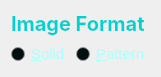
    <widget class="QWidget" name="layoutWidget_2">
     <property name="geometry">
      <rect>
       <x>350</x>
       <y>230</y>
       <width>145</width>
       <height>58</height>
      </rect>
     </property>
     <layout class="QGridLayout" name="formatLayout">
      <item row="0" column="0" colspan="2">
       <widget class="QLabel" name="formatLabel">
        <property name="palette">
         <palette>
          <active>
           <colorrole role="WindowText">
            <brush brushstyle="SolidPattern">
             <color alpha="255">
              <red>0</red>
              <green>209</green>
              <blue>209</blue>
             </color>
            </brush>
           </colorrole>
           <colorrole role="Text">
            <brush brushstyle="SolidPattern">
             <color alpha="255">
              <red>0</red>
              <green>225</green>
              <blue>225</blue>
             </color>
            </brush>
           </colorrole>
           <colorrole role="PlaceholderText">
            <brush brushstyle="SolidPattern">
             <color alpha="128">
              <red>0</red>
              <green>225</green>
              <blue>225</blue>
             </color>
            </brush>
           </colorrole>
          </active>
          <inactive>
           <colorrole role="WindowText">
            <brush brushstyle="SolidPattern">
             <color alpha="255">
              <red>0</red>
              <green>209</green>
              <blue>209</blue>
             </color>
            </brush>
           </colorrole>
           <colorrole role="Text">
            <brush brushstyle="SolidPattern">
             <color alpha="255">
              <red>0</red>
              <green>225</green>
              <blue>225</blue>
             </color>
            </brush>
           </colorrole>
           <colorrole role="PlaceholderText">
            <brush brushstyle="SolidPattern">
             <color alpha="128">
              <red>0</red>
              <green>225</green>
              <blue>225</blue>
             </color>
            </brush>
           </colorrole>
          </inactive>
          <disabled>
           <colorrole role="WindowText">
            <brush brushstyle="SolidPattern">
             <color alpha="255">
              <red>60</red>
              <green>68</green>
              <blue>102</blue>
             </color>
            </brush>
           </colorrole>
           <colorrole role="Text">
            <brush brushstyle="SolidPattern">
             <color alpha="255">
              <red>60</red>
              <green>68</green>
              <blue>102</blue>
             </color>
            </brush>
           </colorrole>
           <colorrole role="PlaceholderText">
            <brush brushstyle="SolidPattern">
             <color alpha="128">
              <red>211</red>
              <green>218</green>
              <blue>227</blue>
             </color>
            </brush>
           </colorrole>
          </disabled>
         </palette>
        </property>
        <property name="font">
         <font>
          <family>Inter</family>
          <pointsize>15</pointsize>
          <weight>75</weight>
          <bold>true</bold>
         </font>
        </property>
        <property name="text">
         <string>Image Format</string>
        </property>
       </widget>
      </item>
      <item row="1" column="1">
       <widget class="QRadioButton" name="patternButton">
        <property name="palette">
         <palette>
          <active>
           <colorrole role="WindowText">
            <brush brushstyle="SolidPattern">
             <color alpha="255">
              <red>170</red>
              <green>255</green>
              <blue>255</blue>
             </color>
            </brush>
           </colorrole>
           <colorrole role="Text">
            <brush brushstyle="SolidPattern">
             <color alpha="255">
              <red>170</red>
              <green>255</green>
              <blue>255</blue>
             </color>
            </brush>
           </colorrole>
           <colorrole role="Base">
            <brush brushstyle="SolidPattern">
             <color alpha="255">
              <red>0</red>
              <green>16</green>
              <blue>16</blue>
             </color>
            </brush>
           </colorrole>
           <colorrole role="PlaceholderText">
            <brush brushstyle="SolidPattern">
             <color alpha="128">
              <red>170</red>
              <green>255</green>
              <blue>255</blue>
             </color>
            </brush>
           </colorrole>
          </active>
          <inactive>
           <colorrole role="WindowText">
            <brush brushstyle="SolidPattern">
             <color alpha="255">
              <red>170</red>
              <green>255</green>
              <blue>255</blue>
             </color>
            </brush>
           </colorrole>
           <colorrole role="Text">
            <brush brushstyle="SolidPattern">
             <color alpha="255">
              <red>170</red>
              <green>255</green>
              <blue>255</blue>
             </color>
            </brush>
           </colorrole>
           <colorrole role="Base">
            <brush brushstyle="SolidPattern">
             <color alpha="255">
              <red>0</red>
              <green>16</green>
              <blue>16</blue>
             </color>
            </brush>
           </colorrole>
           <colorrole role="PlaceholderText">
            <brush brushstyle="SolidPattern">
             <color alpha="128">
              <red>170</red>
              <green>255</green>
              <blue>255</blue>
             </color>
            </brush>
           </colorrole>
          </inactive>
          <disabled>
           <colorrole role="WindowText">
            <brush brushstyle="SolidPattern">
             <color alpha="255">
              <red>60</red>
              <green>68</green>
              <blue>102</blue>
             </color>
            </brush>
           </colorrole>
           <colorrole role="Text">
            <brush brushstyle="SolidPattern">
             <color alpha="255">
              <red>60</red>
              <green>68</green>
              <blue>102</blue>
             </color>
            </brush>
           </colorrole>
           <colorrole role="Base">
            <brush brushstyle="SolidPattern">
             <color alpha="255">
              <red>30</red>
              <green>34</green>
              <blue>51</blue>
             </color>
            </brush>
           </colorrole>
           <colorrole role="PlaceholderText">
            <brush brushstyle="SolidPattern">
             <color alpha="128">
              <red>211</red>
              <green>218</green>
              <blue>227</blue>
             </color>
            </brush>
           </colorrole>
          </disabled>
         </palette>
        </property>
        <property name="font">
         <font>
          <pointsize>11</pointsize>
         </font>
        </property>
        <property name="text">
         <string>&amp;Pattern</string>
        </property>
       </widget>
      </item>
      <item row="1" column="0">
       <widget class="QRadioButton" name="solidButton">
        <property name="palette">
         <palette>
          <active>
           <colorrole role="WindowText">
            <brush brushstyle="SolidPattern">
             <color alpha="255">
              <red>170</red>
              <green>255</green>
              <blue>255</blue>
             </color>
            </brush>
           </colorrole>
           <colorrole role="Text">
            <brush brushstyle="SolidPattern">
             <color alpha="255">
              <red>170</red>
              <green>255</green>
              <blue>255</blue>
             </color>
            </brush>
           </colorrole>
           <colorrole role="Base">
            <brush brushstyle="SolidPattern">
             <color alpha="255">
              <red>0</red>
              <green>16</green>
              <blue>16</blue>
             </color>
            </brush>
           </colorrole>
           <colorrole role="PlaceholderText">
            <brush brushstyle="SolidPattern">
             <color alpha="128">
              <red>170</red>
              <green>255</green>
              <blue>255</blue>
             </color>
            </brush>
           </colorrole>
          </active>
          <inactive>
           <colorrole role="WindowText">
            <brush brushstyle="SolidPattern">
             <color alpha="255">
              <red>170</red>
              <green>255</green>
              <blue>255</blue>
             </color>
            </brush>
           </colorrole>
           <colorrole role="Text">
            <brush brushstyle="SolidPattern">
             <color alpha="255">
              <red>170</red>
              <green>255</green>
              <blue>255</blue>
             </color>
            </brush>
           </colorrole>
           <colorrole role="Base">
            <brush brushstyle="SolidPattern">
             <color alpha="255">
              <red>0</red>
              <green>16</green>
              <blue>16</blue>
             </color>
            </brush>
           </colorrole>
           <colorrole role="PlaceholderText">
            <brush brushstyle="SolidPattern">
             <color alpha="128">
              <red>170</red>
              <green>255</green>
              <blue>255</blue>
             </color>
            </brush>
           </colorrole>
          </inactive>
          <disabled>
           <colorrole role="WindowText">
            <brush brushstyle="SolidPattern">
             <color alpha="255">
              <red>60</red>
              <green>68</green>
              <blue>102</blue>
             </color>
            </brush>
           </colorrole>
           <colorrole role="Text">
            <brush brushstyle="SolidPattern">
             <color alpha="255">
              <red>60</red>
              <green>68</green>
              <blue>102</blue>
             </color>
            </brush>
           </colorrole>
           <colorrole role="Base">
            <brush brushstyle="SolidPattern">
             <color alpha="255">
              <red>30</red>
              <green>34</green>
              <blue>51</blue>
             </color>
            </brush>
           </colorrole>
           <colorrole role="PlaceholderText">
            <brush brushstyle="SolidPattern">
             <color alpha="128">
              <red>211</red>
              <green>218</green>
              <blue>227</blue>
             </color>
            </brush>
           </colorrole>
          </disabled>
         </palette>
        </property>
        <property name="font">
         <font>
          <pointsize>11</pointsize>
         </font>
        </property>
        <property name="text">
         <string>&amp;Solid</string>
        </property>
       </widget>
      </item>
     </layout>
    </widget>
